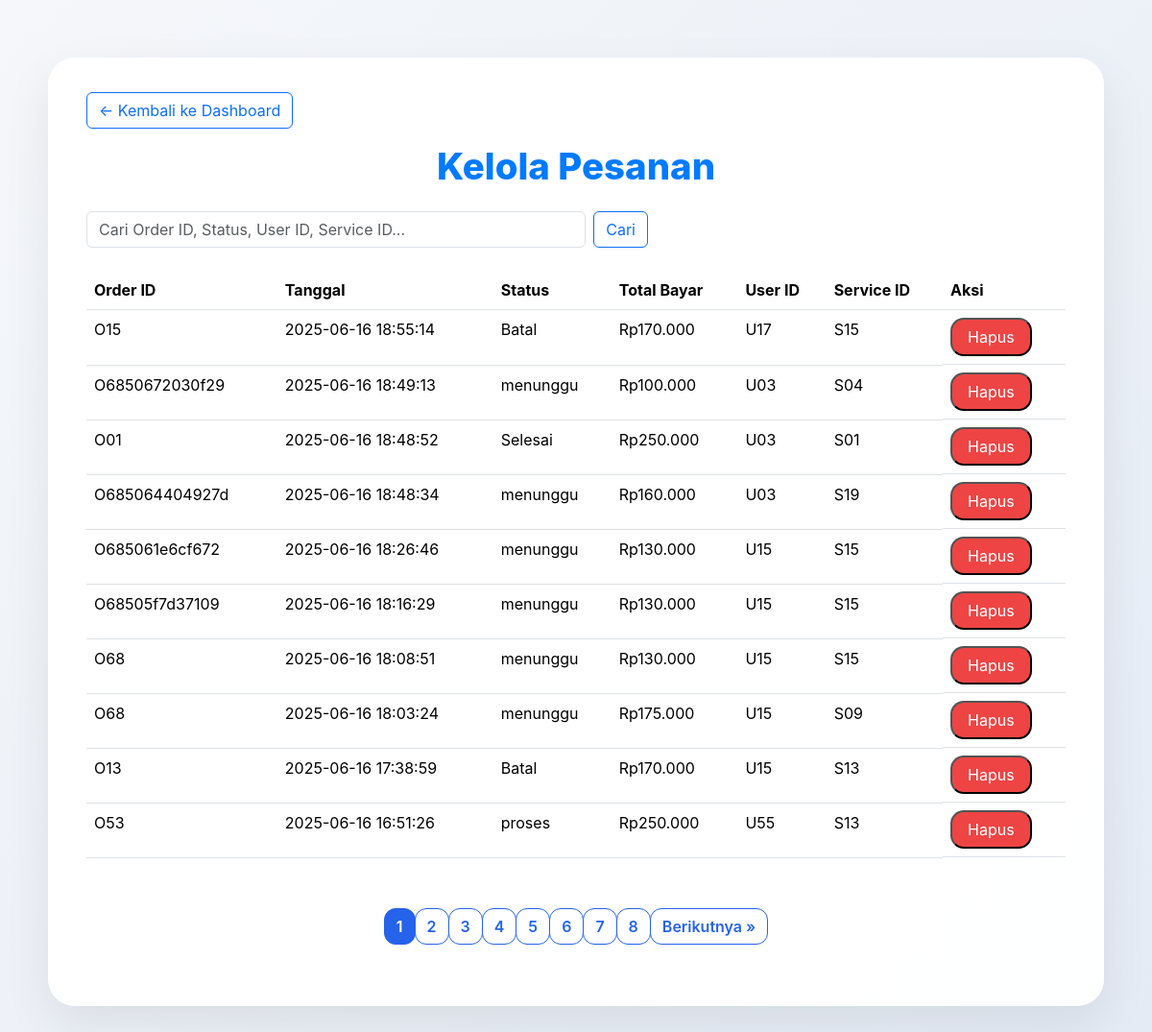
The page /itsSkillsahre/admin/manage_orders.php (signed in) on the database its author committed.
### tables this page shows
CREATE TABLE `order` (
  `orderId` varchar(32) NOT NULL,
  `tanggalOrder` timestamp NOT NULL DEFAULT current_timestamp() ON UPDATE current_timestamp(),
  `statusOrder` varchar(25) NOT NULL,
  `TotalBayar` float(10,2) NOT NULL,
  `User_user_id` varchar(3) NOT NULL,
  `Service_serviceId` varchar(3) NOT NULL,
  `statusPembayaran` enum('menunggu','berhasil','batal') NOT NULL DEFAULT 'menunggu',
  `waktuBayar` datetime DEFAULT NULL
);

### itsSkillsahre/admin/manage_orders.php (the view, shortened to what this page needs)
<?php
include 'config.php';
$search = isset($_GET['search']) ? $conn->real_escape_string($_GET['search']) : '';
$limit = 10;
$page = isset($_GET['page']) && is_numeric($_GET['page']) ? intval($_GET['page']) : 1;
$offset = ($page - 1) * $limit;
if ($search != '') {
    $sql_count = "SELECT COUNT(*) AS total FROM `order`
        WHERE orderId LIKE '%$search%' OR statusOrder LIKE '%$search%' OR User_user_id LIKE '%$search%' OR Service_serviceId LIKE '%$search%'";
} else {
    $sql_count = "SELECT COUNT(*) AS total FROM `order`";
}
$result_count = $conn->query($sql_count);
$total_orders = $result_count->fetch_assoc()['total'];
$total_pages = ceil($total_orders / $limit);
if ($search != '') {
    $stmt = $conn->prepare("SELECT * FROM `order`
        WHERE orderId LIKE ? OR statusOrder LIKE ? OR User_user_id LIKE ? OR Service_serviceId LIKE ?
        ORDER BY tanggalOrder DESC LIMIT ? OFFSET ?");
    $search_like = "%$search%";
    $stmt->bind_param('ssssii', $search_like, $search_like, $search_like, $search_like, $limit, $offset);
} else {
    $stmt = $conn->prepare('SELECT * FROM `order` ORDER BY tanggalOrder DESC LIMIT ? OFFSET ?');
    $stmt->bind_param('ii', $limit, $offset);
}
$stmt->execute();
$result = $stmt->get_result();
?>
<!DOCTYPE html>
<html lang="id">
<head>
    <link href="https://cdn.jsdelivr.net/npm/bootstrap@5.3.2/dist/css/bootstrap.min.css" rel="stylesheet">
</head>
<body>
    <div class="container">
        <a href="dashboard_admin.php" class="btn btn-outline-primary mb-3">&larr; Kembali ke Dashboard</a>
        <h1>Kelola Pesanan</h1>
        <div class="row mb-4 align-items-center">
            <div class="col-md-7">
                <form class="d-flex" method="GET" action="">
                    <input type="text" name="search" class="form-control me-2" placeholder="Cari Order ID, Status, User ID, Service ID..." value="<?= isset($_GET['search']) ? htmlspecialchars($_GET['search']) : '' ?>">
                    <button class="btn btn-outline-primary" type="submit">Cari</button>
                </form>
            </div>
        </div>
        <div class="table-responsive">
            <table class="table">
                <thead>
                    <tr>
                        <th>Order ID</th>
                        <th>Tanggal</th>
                        <th>Status</th>
                        <th>Total Bayar</th>
                        <th>User ID</th>
                        <th>Service ID</th>
                        <th>Aksi</th>
                    </tr>
                </thead>
                <tbody>
                    <?php while ($row = $result->fetch_assoc()): ?>
                        <tr>
                            <td><?= htmlspecialchars($row['orderId']) ?></td>
                            <td><?= htmlspecialchars($row['tanggalOrder']) ?></td>
                            <td><?= htmlspecialchars($row['statusOrder']) ?></td>
                            <td>Rp<?= number_format($row['TotalBayar'], 0, ',', '.') ?></td>
                            <td><?= htmlspecialchars($row['User_user_id']) ?></td>
                            <td><?= htmlspecialchars($row['Service_serviceId']) ?></td>
                            <td class="d-flex gap-2">
                                <button class="btn-delete swal-hapus"
                                    data-id="<?= htmlspecialchars($row['orderId']) ?>"
                                    data-info="Order #<?= htmlspecialchars($row['orderId']) ?>">
                                    Hapus
                                </button>
                            </td>
                        </tr>
                    <?php endwhile; ?>
                </tbody>
            </table>
        </div>
        <nav aria-label="Pagination">
            <ul class="pagination">
                <?php for ($i = 1; $i <= $total_pages; $i++): ?>
                    <li class="page-item <?= $i == $page ? 'active' : '' ?>">
                        <a class="page-link" href="?page=<?= $i ?><?= $search ? '&search=' . urlencode($search) : '' ?>"><?= $i ?></a>
                    </li>
                <?php endfor; ?>
                <?php if ($page < $total_pages): ?>
                    <li class="page-item">
                        <a class="page-link" href="?page=<?= $page + 1 ?><?= $search ? '&search=' . urlencode($search) : '' ?>">Berikutnya &raquo;</a>
                    </li>
                <?php endif; ?>
            </ul>
        </nav>
    </div>
</body>
</html>

### itsSkillsahre/admin/manage_orders.php (style rules this page uses)
body { background: linear-gradient(135deg, #f5f7fa, #e4ebf5); font-family: 'SF Pro Text', sans-serif; min-height: 100vh; color: #1c1c1e; padding: 60px 20px 80px; }
.container { max-width: 1100px; background: rgba(255, 255, 255, 0.98); border-radius: 28px; box-shadow: 0 20px 50px rgba(0, 0, 0, 0.08); padding: 36px 40px 48px 40px; margin: 0 auto; }
h1 { color: #007aff; font-weight: 800; font-size: 2.4rem; margin-bottom: 24px; text-align: center; }
.btn-delete { background-color: #ef4444; color: white; border-radius: 14px; padding: 6px 16px; text-decoration: none; }
.pagination { justify-content: center; margin-top: 36px; }
.page-link { border-radius: 12px !important; font-weight: 600; color: #2563eb !important; border: 1.8px solid #2563eb !important; }
.page-item.active .page-link { background-color: #2563eb !important; border-color: #2563eb !important; color: white !important; }

### rows shown on the page
order: orderId "O15", tanggalOrder "2025-06-16 18:55:14", statusOrder "Batal", TotalBayar "170.000", User_user "U17", Service_serviceId "S15"
order: orderId "O6850672030f29", tanggalOrder "2025-06-16 18:49:13", statusOrder "menunggu", TotalBayar "100.000", User_user "U03", Service_serviceId "S04"
order: orderId "O01", tanggalOrder "2025-06-16 18:48:52", statusOrder "Selesai", TotalBayar "250.000", User_user "U03", Service_serviceId "S01"
order: orderId "O685064404927d", tanggalOrder "2025-06-16 18:48:34", statusOrder "menunggu", TotalBayar "160.000", User_user "U03", Service_serviceId "S19"
order: orderId "O685061e6cf672", tanggalOrder "2025-06-16 18:26:46", statusOrder "menunggu", TotalBayar "130.000", User_user "U15", Service_serviceId "S15"
order: orderId "O68505f7d37109", tanggalOrder "2025-06-16 18:16:29", statusOrder "menunggu", TotalBayar "130.000", User_user "U15", Service_serviceId "S15"
order: orderId "O68", tanggalOrder "2025-06-16 18:08:51", statusOrder "menunggu", TotalBayar "130.000", User_user "U15", Service_serviceId "S15"
order: orderId "O68", tanggalOrder "2025-06-16 18:03:24", statusOrder "menunggu", TotalBayar "175.000", User_user "U15", Service_serviceId "S09"
order: orderId "O13", tanggalOrder "2025-06-16 17:38:59", statusOrder "Batal", TotalBayar "170.000", User_user "U15", Service_serviceId "S13"
order: orderId "O53", tanggalOrder "2025-06-16 16:51:26", statusOrder "proses", TotalBayar "250.000", User_user "U55", Service_serviceId "S13"
